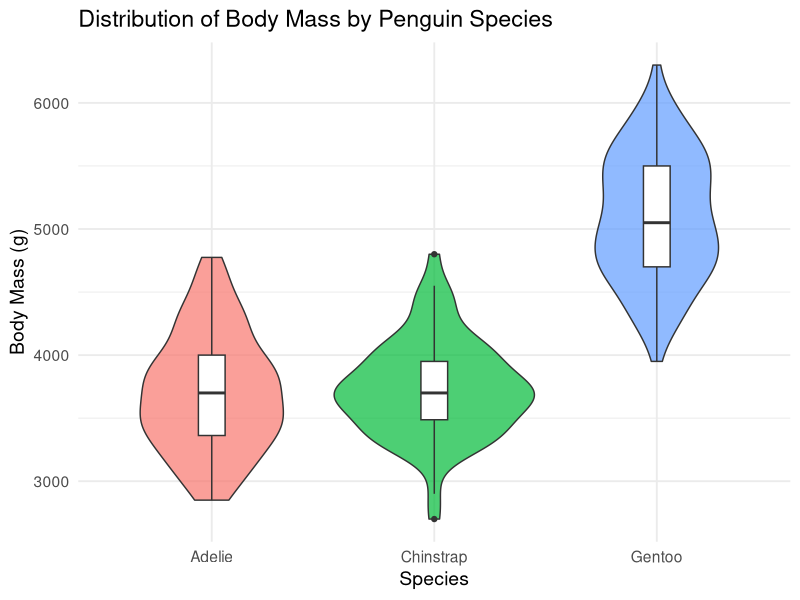
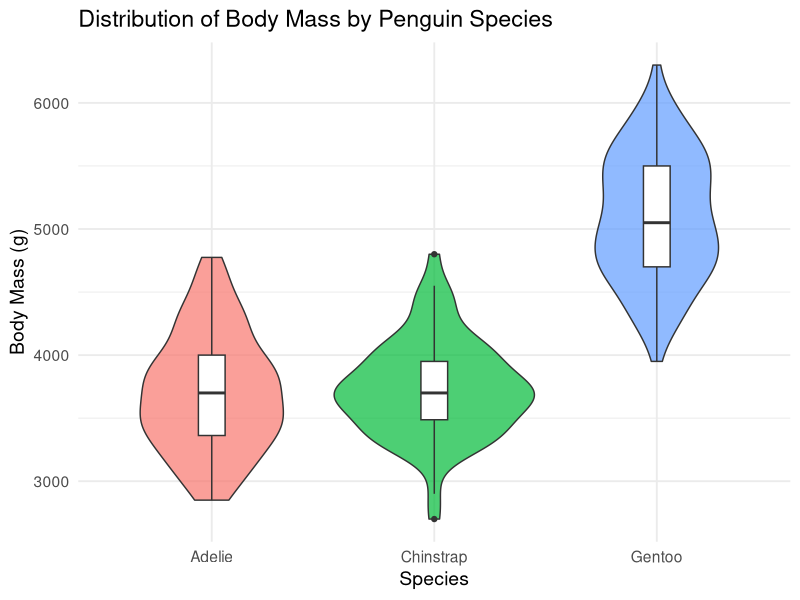

Write R code to recreate these figures, in order.
# ============================
# Palmer Penguins Project
# Step 5: Violin Plot
# ============================

library(tidyverse)
library(palmerpenguins)

# Load dataset
data("penguins")

# Remove missing values
penguins_clean <- drop_na(penguins)
violin_plot <- ggplot(
  penguins_clean,
  aes(x = species, y = body_mass_g, fill = species)
) +
  geom_violin(alpha = 0.7) +
  geom_boxplot(width = 0.12, fill = "white") +
  labs(
    title = "Distribution of Body Mass by Penguin Species",
    x = "Species",
    y = "Body Mass (g)"
  ) +
  theme_minimal(base_size = 14) +
  theme(legend.position = "none")
violin_plot
ggsave(
  filename = "D:/Work/Penguins_Project/Figures/Figure_2_ViolinPlot.png",
  plot = violin_plot,
  width = 8,
  height = 6,
  dpi = 300
)
